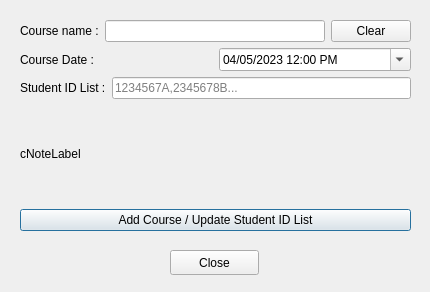
<?xml version="1.0" encoding="UTF-8"?>
<ui version="4.0">
 <class>AddCourseWindow</class>
 <widget class="QDialog" name="AddCourseWindow">
  <property name="geometry">
   <rect>
    <x>0</x>
    <y>0</y>
    <width>430</width>
    <height>292</height>
   </rect>
  </property>
  <property name="windowTitle">
   <string>Dialog</string>
  </property>
  <widget class="QWidget" name="gridLayoutWidget_2">
   <property name="geometry">
    <rect>
     <x>20</x>
     <y>20</y>
     <width>391</width>
     <height>211</height>
    </rect>
   </property>
   <layout class="QGridLayout" name="gridLayout_2">
    <item row="3" column="0">
     <layout class="QHBoxLayout" name="horizontalLayout_7">
      <item>
       <widget class="QLabel" name="label_5">
        <property name="text">
         <string>Course Date :</string>
        </property>
       </widget>
      </item>
      <item>
       <widget class="QDateTimeEdit" name="dateTimeEdit">
        <property name="dateTime">
         <datetime>
          <hour>12</hour>
          <minute>0</minute>
          <second>0</second>
          <year>2023</year>
          <month>5</month>
          <day>4</day>
         </datetime>
        </property>
        <property name="displayFormat">
         <string>dd/MM/yyyy hh:mm AP</string>
        </property>
        <property name="calendarPopup">
         <bool>true</bool>
        </property>
       </widget>
      </item>
     </layout>
    </item>
    <item row="6" column="0">
     <layout class="QHBoxLayout" name="horizontalLayout_8">
      <item>
       <widget class="QPushButton" name="cAddButton">
        <property name="text">
         <string>Add Course / Update Student ID List</string>
        </property>
       </widget>
      </item>
     </layout>
    </item>
    <item row="1" column="0">
     <layout class="QHBoxLayout" name="horizontalLayout_6">
      <item>
       <widget class="QLabel" name="label_4">
        <property name="text">
         <string>Course name :</string>
        </property>
       </widget>
      </item>
      <item>
       <widget class="QLineEdit" name="cNameLineEdit"/>
      </item>
      <item>
       <widget class="QPushButton" name="cClearButton">
        <property name="text">
         <string>Clear</string>
        </property>
       </widget>
      </item>
     </layout>
    </item>
    <item row="4" column="0">
     <layout class="QHBoxLayout" name="horizontalLayout_9">
      <item>
       <widget class="QLabel" name="label_8">
        <property name="text">
         <string>Student ID List :</string>
        </property>
       </widget>
      </item>
      <item>
       <widget class="QLineEdit" name="cStudentIDListLineEdit">
        <property name="placeholderText">
         <string>1234567A,2345678B...</string>
        </property>
       </widget>
      </item>
     </layout>
    </item>
    <item row="5" column="0">
     <widget class="QLabel" name="cNoteLabel">
      <property name="text">
       <string>cNoteLabel</string>
      </property>
     </widget>
    </item>
   </layout>
  </widget>
  <widget class="QPushButton" name="closeButton">
   <property name="geometry">
    <rect>
     <x>170</x>
     <y>250</y>
     <width>89</width>
     <height>25</height>
    </rect>
   </property>
   <property name="text">
    <string>Close</string>
   </property>
  </widget>
 </widget>
 <resources/>
 <connections/>
</ui>
